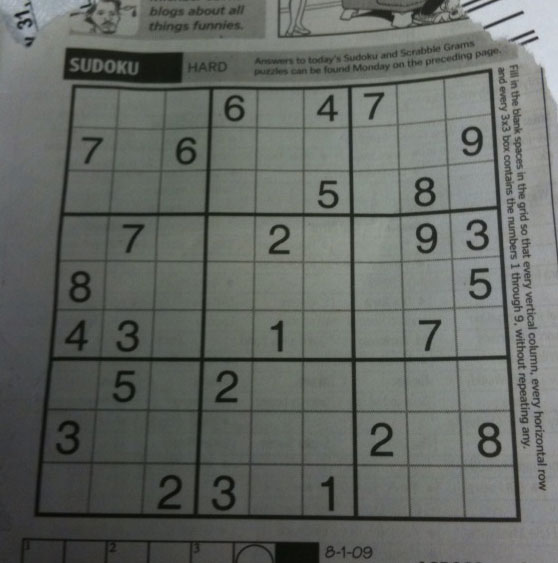
#> input picture Ex_Files_OpenCV_Python_Dev/Exercise Files/Ch03/03_03 Begin/sudoku.png, 558 x 563 px
$ python 03_03.py
#> lines starting #> are read from the running program, lines starting #| are printed output that depends on the picture; after the words box and inside, x2 and y2 are one past the last pixel; in counts of white or black regions, pixels touching at a corner belong together
import numpy as np
import cv2

original = cv2.imread('sudoku.png', 0)
#> original: shape (563, 558); min 7, max 218, mean 101.8
cv2.imshow('Original', original)

_, thresh_binary = cv2.threshold(original, 70, 255, cv2.THRESH_BINARY)
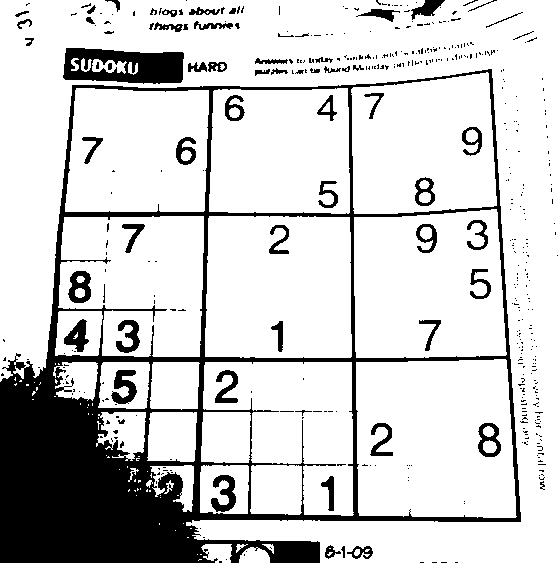
#> thresh_binary: shape (563, 558); 81.3% white; 454 black regions (387 under 20 px), largest, box (x1, y1, x2, y2) and area: (0, 69, 521, 563) 44389, (63, 48, 184, 84) 3115, (111, 370, 137, 404) 517
cv2.imshow('Binary Threshold', thresh_binary)

# Note that the block size (301 here) must be an odd number!!!
thresh_adaptive = cv2.adaptiveThreshold(original, 255, cv2.ADAPTIVE_THRESH_GAUSSIAN_C, cv2.THRESH_BINARY, 301, 1)
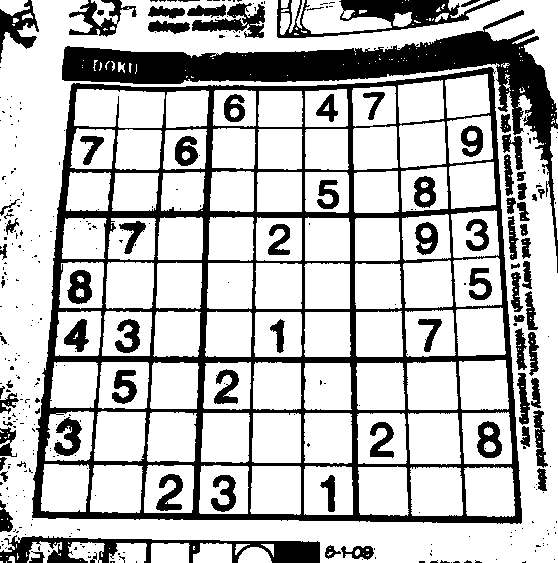
#> thresh_adaptive: shape (563, 558); 73.6% white; 351 black regions (269 under 20 px), largest, box (x1, y1, x2, y2) and area: (32, 67, 522, 524) 36531, (62, 10, 558, 273) 17512, (0, 535, 320, 563) 3587


cv2.imshow('Adaptive Threshold', thresh_adaptive)

cv2.waitKey(0)
cv2.destroyAllWindows()
